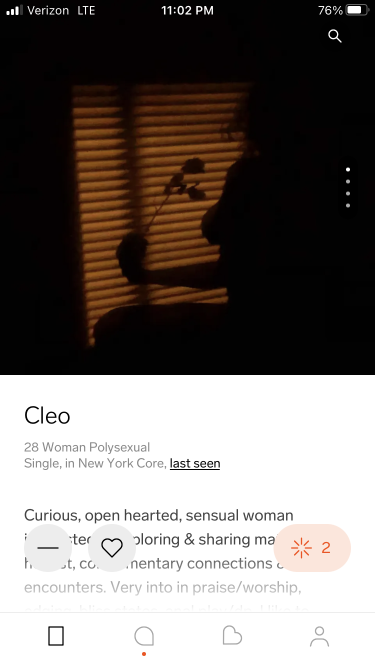
#> input picture data/example/tops/0235.PNG, 750 x 1334 px (shown at 1/2 size); its folder holds only this picture in this run; the run also reads 2 pictures not shown here
$ jupyter execute --allow-errors Feeld_Data_Capture.ipynb
#> lines starting #> are read from the running program, lines starting #| are printed output that depends on the picture
[cell 1]
import pytesseract as pt
from IPython import display
from PIL import Image
import os
import shutil
import pandas as pd

### renaming screenshots for easier ordering

[cell 2]
index = 1
#> (the rest of this cell did not finish here and is left out)

### dividing screenshots into tops and bottoms of profiles

#> (a cell that did not finish here is left out)

[cell 4]
Image.open('data/example/tops/0235.PNG')

### cropping profile tops to desired text

[cell 5]
for file in sorted(os.listdir('data/tops')):
    image = Image.open(f'data/tops/{file}')
#> image is the input picture: PIL image 750x1334 RGB; mean R, G, B 121.1, 114.9, 111.5
    cropped = image.crop((30, 870, 460, 960))
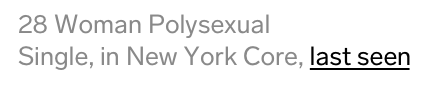
#> cropped: PIL image 430x90 RGB; min 0, max 255, mean 242
    cropped.save(f'data/cropped_tops/cropped_{file}')

[cell 6]
Image.open('data/example/cropped_tops/cropped_0235.PNG')

### extracting text from profile tops

[cell 7]
demographics = []

#> (the rest of this cell did not finish here and is left out)

#> (a cell that did not finish here is left out)

### splitting demographic info

[cell 9]
age = []

for profile in demographics:
    age.append(int(profile[:2]))

age[:10]

[cell 10]
demographics_remaining = [item[3:] for item in demographics]

[cell 11]
gender_orientation = []

for profile in demographics_remaining:
    item = profile.split('\n')[0]
    gender_orientation.append(item)
gender_orientation[:10]

[cell 12]
gender = []
orientation = []

for profile in gender_orientation:
    split = profile.split()
    if len(split) == 2:
        gender.append(split[0])
        orientation.append(split[1])
    else:
        gender.append(split[0] + ' ' + split[1])
        orientation.append(split[2])

[cell 13]
print(gender[:5])
print(orientation[:5])

[cell 14]
Image.open('data/example/bottoms/0236.PNG')
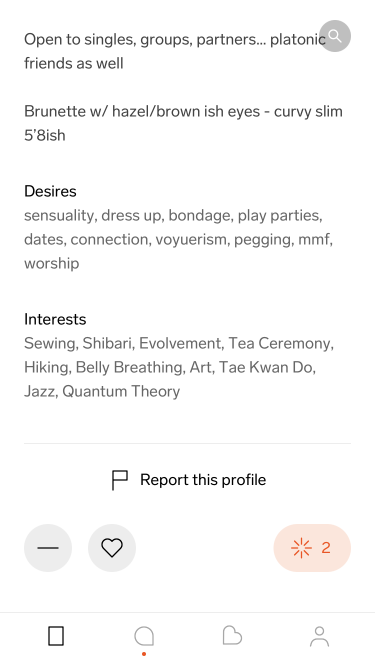
#> input picture data/example/bottoms/0236.PNG, 750 x 1334 px (shown at 1/2 size)

### cropping profile bottoms to desired text

[cell 15]
for file in sorted(os.listdir('data/bottoms')):
    image = Image.open(f'data/bottoms/{file}')
#> image is the input picture: PIL image 750x1334 RGB; mean R, G, B 248.9, 248.5, 248.4
    cropped = image.crop((30, 150, 730, 880))
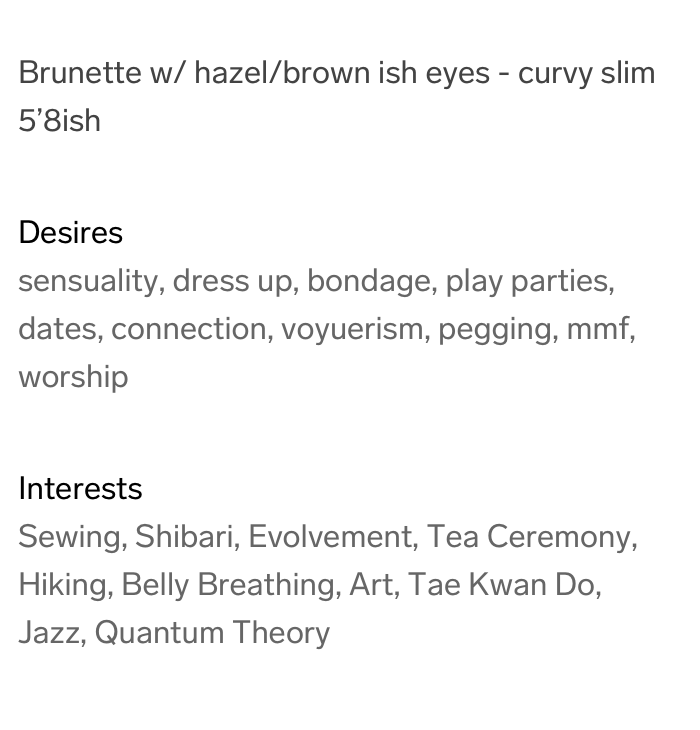
#> cropped: PIL image 700x730 RGB; min 0, max 255, mean 247.4
    cropped.save(f'data/cropped_bottoms/cropped_{file}')

[cell 16]
Image.open('data/example/cropped_bottoms/cropped_0236.PNG')

### extracting text from profile bottoms

[cell 17]
profile_bottoms = []

#> (the rest of this cell did not finish here and is left out)

#> (a cell that did not finish here is left out)

### extracting desires and interests

[cell 19]
desires_interests = []

for profile in profile_bottoms:
    split = profile.split('Desires\n')
    desires_interests.append(split[1])

#> (a cell that did not finish here is left out)

[cell 21]
desires = []
interests = []

for profile in desires_interests:
    split = profile.split('\n\nInterests\n')
    desires.append(split[0])
    interests.append(split[1])

#> (a cell that did not finish here is left out)

#> (a cell that did not finish here is left out)

### cleaning data

[cell 24]
gender = [(item.lower()) for item in gender]
orientation = [(item.lower()) for item in orientation]
desires = [(item.lower()) for item in desires]
interests = [(item.lower()) for item in interests]

[cell 25]
desires = [(item.replace('\n', ' ')) for item in desires]
desires = [(item.strip()) for item in desires]

interests = [(item.replace('\n', ' ')) for item in interests]
interests = [(item.strip()) for item in interests]

### converting desires and interests to lists

[cell 26]
desires_list = []

for collection in desires:
    splits = collection.split(',')
    splits = [item.strip() for item in splits]
    desires_list.append(splits)

[cell 27]
interests_list = []

for collection in interests:
    splits = collection.split(',')
    splits = [item.strip() for item in splits]
    interests_list.append(splits)
